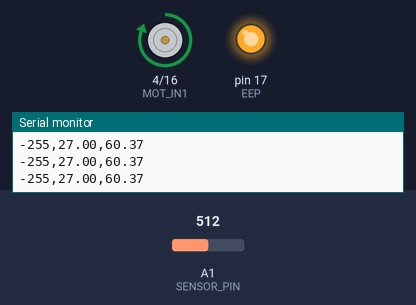
Recording of a sketch running on a simulated Arduino Uno, built with avr-gcc and run on an emulated ATmega328P. On the bench: motor-driver pin pairs drawn as motors (green arrow = first pin HIGH = forward, orange = second pin HIGH = backward, longer = more drive), output pins drawn as LEDs (lit = HIGH), the last lines printed to the serial monitor. Inputs (shaded band) come from the test bench; at power-on: A1 (SENSOR_PIN) = 512.

Above: at 1.2 s.
1.3 s: A1 (SENSOR_PIN) set to 716
At 2.1 s:
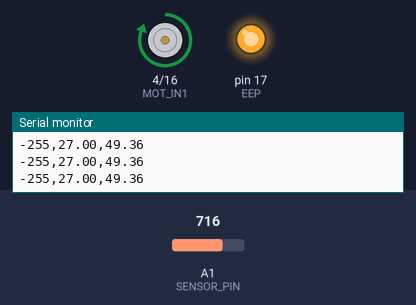
2.8 s: A1 (SENSOR_PIN) set to 0
At 3.6 s:
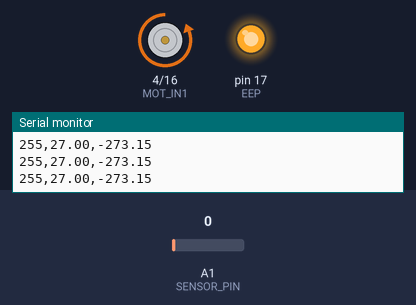
4.3 s: A1 (SENSOR_PIN) set to 16
At 4.9 s:
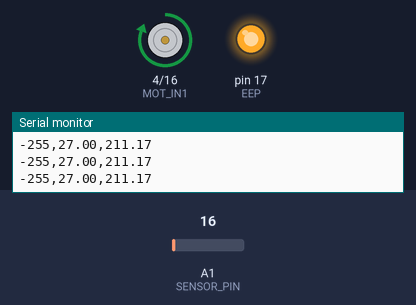
Timing chart, 0 to 7.3 s (numbered marks = the images above; inputs shaded):
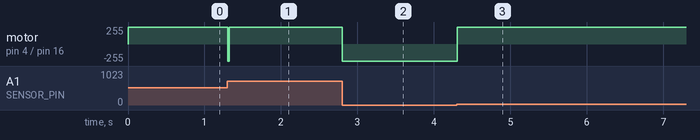

Measured:
- after the input at 1.3 s, motor on pin 4 (MOT_IN1) / pin 16 (MOT_IN2): forward 255/255 → backward 255/255 at once, → forward 255/255 0.02 s later
- after the input at 2.8 s, motor on pin 4 (MOT_IN1) / pin 16 (MOT_IN2): forward 255/255 → backward 255/255 at once
- after the input at 4.3 s, motor on pin 4 (MOT_IN1) / pin 16 (MOT_IN2): backward 255/255 → forward 255/255 at once

The sketch:

thermal-feedback-arduino.ino
```cpp
#define ADC_TO_VOLTS(x) x * 3.3f / 4095
// nominal resistance and beta derived from this thermistor
// https://www.amazon.com/dp/B0CM3FSFF9?ref_=cm_sw_r_cp_ud_dp_4A33XQ4N359D6HDTNADD
#define R25 84.32 /* nominal resistance of thermistor */
#define BETA 3851 /* beta value of thermistor */
#define VOLTS_IN 3.3f
#define R1 150

// PID values
#define kp 255.0f
#define ki 0.0f
#define kd 20.0f
// #define dt 0.05f
float prev_error = 0;
float integral = 0;

// TBH values
float tbh = 0;
float tbh_out = 0;
#define gain 0.0025f

// #define scale 1000.0f

#define SENSOR_PIN 15
#define MOT_IN1 4
#define MOT_IN2 16
#define EEP 17

const float T25_INVERSE = 1 / 298.15f;

long delta_millis = 0;
long cur_time = 0;
long delta_delay = 0;

float palm_temp = 27;
float thumb_temp = 27;
float index_temp = 27;
float middle_temp = 27;
float ring_temp = 27;
float little_temp = 27;

float temps[6] = {27, 27, 27, 27, 27, 27};
float deltas[6] = {0, 0, 0, 0, 0, 0};

// Calculate temperature from resistance with following equation
// T(R) = 1 / ( ( ln( R / R25 ) / BETA ) + T25_INVERSE )
// https://www.giangrandi.org/electronics/ntc/ntc.shtml
float calculate_temperature(float r) {
  float leftTerm = log(r / R25) / BETA;
  return 1 / (leftTerm + T25_INVERSE);
}

// Calculate second resistor in voltage divider circuit with the following equation
// r2 = 9r1 * vOut) / (vSource - vOut);
float calculate_resistance(float r1, float vOut) {
  return (r1 * vOut) / (VOLTS_IN - vOut);
}

float get_temperature(int pin) {
  int sensorVal = analogRead(pin);
  float v = ADC_TO_VOLTS(sensorVal);
  float r = calculate_resistance(R1, v);
  float t = calculate_temperature(r);
  return t - 273.15f;
}

void set_motor_pwm(int pwm, int IN1_PIN, int IN2_PIN)
{
  if (pwm < 0) {  // reverse speeds
    analogWrite(IN1_PIN, -pwm);
    analogWrite(IN2_PIN, LOW);

  } else { // stop or forward
    analogWrite(IN1_PIN, LOW);
    analogWrite(IN2_PIN, pwm);
  }
}

void pid_temp(float target, int motor_a, int motor_b, int thermistor) {
  float cur_temp = get_temperature(thermistor);
  float dt = delta_millis / 1000.0f;
  if(dt <= 0.000001f) {
    dt = 0.000001f;
  }
  // Serial.println(cur_temp);
  float error = target - cur_temp;

  float p = error * kp;

  integral += error * dt;

  integral = min(255.0f,max(-255.0f, integral));

  float i = ki * integral;


  float d = kd * (error - prev_error) / dt;

  float output = p + i + d;
  // Serial.printf("p = %.2f i = %.2f d = %.2f \n", p, i, d);
  prev_error = error;

  int out = round(min(255.0f, max(-255.0f, output)));
  // Serial.print("Output power: ");
  Serial.print(out);
  Serial.print(",");

  set_motor_pwm(out, motor_a, motor_b);

}

// void tbh_temp(float target, int motor_a, int motor_b) {
//   float error = target - get_temperature();

//   float dt = delta_millis / 1000.0f;
//   if(dt <= 0.000001f) {
//     dt = 0.000001f;
//   }

//   tbh_out += error * gain / dt;

//   tbh_out = min(255.0f, max(-255.0f, tbh_out));

//   if(error * prev_error < 0) {
//     tbh_out = 0.5 * (tbh_out + tbh);
//     tbh = tbh_out;
//   }
//   prev_error = error;
//   set_motor_pwm(round(tbh_out), motor_a, motor_b);
// }

void read_temps_bytes(float * out) {
  if(Serial.available() < 13) return;
  if (Serial.read() != 'S') return;

  byte temp_bytes[12] = {0, 0, 0, 0, 0, 0, 0, 0, 0, 0, 0, 0};
  short short_buffer = 0;
  Serial.readStringUntil('S');
  int bytes_read = Serial.readBytes(temp_bytes, 12);
  if(bytes_read != 12) {
    return;
  }
  for(int i = 0; i < 6; i++) {
    short_buffer = (temp_bytes[i * 2]) | (temp_bytes[(i * 2) + 1] << 8);
    out[i] = short_buffer / 100.0f;
    // out[i] = (short_buffer > 1500 && short_buffer < 4000) ? short_buffer / 100.0f: 27.0f;
    // out[i] = (short_buffer > -25600 && short_buffer < 25600) ? short_buffer / 100.0f : 0;
  }
  // DEBUGGING - For checking received bytes from unity
  // Will print out palm, thumb, index, middle, ring, and little (pinky) finger intended temperatures
  // char buffer [64];
  // snprintf(buffer, 64, "P%.2f,T%.2f,I%.2f,M%.2f,R%.2f,L%.2f", out[0], out[1], out[2], out[3], out[4], out[5]);
  // Serial.println(buffer);
}

void setup() {
  Serial.begin(9600);
  pinMode(SENSOR_PIN, INPUT);
  pinMode(MOT_IN1, OUTPUT);
  pinMode(MOT_IN2, OUTPUT);
  pinMode(15, INPUT_PULLUP);
  pinMode(EEP, OUTPUT);
  analogWrite(MOT_IN1, LOW);
  analogWrite(MOT_IN2, LOW);
  digitalWrite(EEP,HIGH);
  prev_error = 0;
  integral = 0;
}

/**
  * The current implementation only uses one thermistor peltier module
  * The serial already records target temperatures for all 6 hypothetical modules
  * To add a module, use the pid_temp function
  * pid_temp(temps[i], motor_out_pin1, motor_out_pin2, thermistor_pin)
  * i is the index of the finger temp
  * 0 : palm, 1 : thumb, 2 : index, 3 : middle, 4 : ring, 5 : little (pinky)
*/

void loop() {
  delta_millis = millis() - cur_time;
  cur_time += delta_millis;
  delta_delay += delta_millis;
  // read_temps_string();
  // read_temps_bytes(deltas);
  read_temps_bytes(temps);

  // String in = Serial.readStringUntil('\n');
  // float in_val = in.toFloat();


  // tbh_temp(38, MOT_IN1, MOT_IN2);
  // pid_temp(38, MOT_IN1, MOT_IN2, SENSOR_PIN);
  pid_temp(temps[0], MOT_IN1, MOT_IN2, SENSOR_PIN);
  // int output = round(deltas[0] * 100);
  // set_motor_pwm(output, MOT_IN1, MOT_IN2);

  // Serial.print("Output power: ");
  // Serial.println(output);
  // Serial.print("Temperature: ");
  Serial.print(temps[0]);
  Serial.print(",");
  Serial.println(get_temperature(SENSOR_PIN));
  delay(20);
}
```
